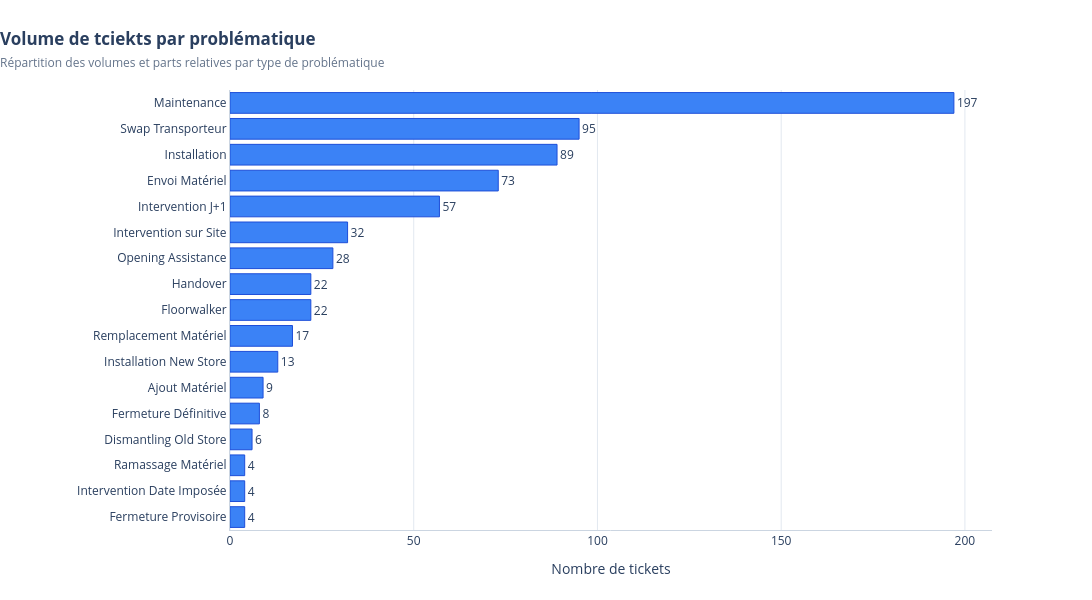

Notebook source saved alongside this figure:
### Code cell
# ============================================================
# 9.5 — Volume de lignes analytiques par problématique
# ============================================================

volume_problematiques = (
    df_clean
    .groupby("problematique")
    .size()
    .rename("nombre_lignes")
    .reset_index()
    .sort_values("nombre_lignes", ascending=True)
)

volume_problematiques["pourcentage"] = (
    volume_problematiques["nombre_lignes"]
    / volume_problematiques["nombre_lignes"].sum()
    * 100
).round(1)

volume_problematiques
import plotly.express as px

# 1. Optionnel mais recommandé : trier par ordre croissant pour que la plus grande barre soit en haut
volume_problematiques = volume_problematiques.sort_values("nombre_lignes", ascending=True)

# 2. Création du graphique en barres horizontales
fig_volume_problematiques = px.bar(
    volume_problematiques,
    x="nombre_lignes",
    y="problematique",
    orientation="h",
    text="nombre_lignes",
    title=(
        "<b>Volume de tciekts par problématique</b>"
        "<br><span style='font-size:12px; color:#64748b;'>Répartition des volumes et parts relatives par type de problématique</span>"
    ),
    labels={
        "problematique": "Problématique",
        "nombre_lignes": "Nombre de tickets"
    },
    hover_data={
        "pourcentage": ":.1f"
    }
)

# 3. Personnalisation avancée des barres et des infobulles
fig_volume_problematiques.update_traces(
    textposition="outside",
    cliponaxis=False,
    marker=dict(
        color="#3b82f6",  # Bleu pro
        line=dict(color="#1d4ed8", width=1) # Contour net pour du relief
    ),
    hovertemplate=(
        "<b>Problématique :</b> %{y}<br>"
        "<b>Nombre de lignes :</b> %{x}<br>"
        "<b>Part du volume :</b> %{customdata[0]:.1f}%"
        "<extra></extra>"
    )
)

# 4. Mise en page aux standards professionnels
fig_volume_problematiques.update_layout(
    template="plotly_white",
    height=max(600, len(volume_problematiques) * 35),
    width=1200,
    title={
        "x": 0.0,
        "xanchor": "left"  # Titre aligné à gauche pour un rendu plus moderne
    },
    xaxis=dict(
        title="Nombre de tickets",
        rangemode="tozero",
        showgrid=True,
        gridcolor="#e2e8f0", # Grille verticale pour faciliter la lecture
        linecolor="#cbd5e1"
    ),
    yaxis=dict(
        title="",
        categoryorder="array",
        categoryarray=volume_problematiques["problematique"].tolist(),
        showgrid=False,
        linecolor="#cbd5e1"
    ),
    margin=dict(t=90, b=70, l=230, r=100), # Marge gauche large préservée pour les libellés
    showlegend=False
)

fig_volume_problematiques.show()

### Figure 1 — Plotly figure (JSON) as saved in the notebook; plotly's stock layout.template omitted (floating-point values rounded to 4 significant figures)
{"data": [{"cliponaxis": false, "customdata": [[0.6], [0.6], [0.6], [0.9], [1.2], [1.3], [1.9], [2.5], [3.2], [3.2], [4.1], [4.7], [8.4], [10.7], [13.1], [14.0], [29.0]], "hovertemplate": "<b>Problématique :</b> %{y}<br><b>Nombre de lignes :</b> %{x}<br><b>Part du volume :</b> %{customdata[0]:.1f}%<extra></extra>", "legendgroup": "", "marker": {"color": "#3b82f6", "line": {"color": "#1d4ed8", "width": 1}, "pattern": {"shape": ""}}, "name": "", "orientation": "h", "showlegend": false, "text": [4.0, 4.0, 4.0, 6.0, 8.0, 9.0, 13.0, 17.0, 22.0, 22.0, 28.0, 32.0, 57.0, 73.0, 89.0, 95.0, 197.0], "textposition": "outside", "type": "bar", "x": [4, 4, 4, 6, 8, 9, 13, 17, 22, 22, 28, 32, 57, 73, 89, 95, 197], "xaxis": "x", "y": ["Fermeture Provisoire", "Intervention Date Imposée", "Ramassage Matériel", "Dismantling Old Store", "Fermeture Définitive", "Ajout Matériel", "Installation New Store", "Remplacement Matériel", "Floorwalker", "Handover", "Opening Assistance", "Intervention sur Site", "Intervention J+1", "Envoi Matériel", "Installation", "Swap Transporteur", "Maintenance"], "yaxis": "y"}], "layout": {"barmode": "relative", "height": 600, "legend": {"tracegroupgap": 0}, "margin": {"b": 70, "l": 230, "r": 100, "t": 90}, "showlegend": false, "title": {"text": "<b>Volume de tciekts par problématique</b><br><span style='font-size:12px; color:#64748b;'>Répartition des volumes et parts relatives par type de problématique</span>", "x": 0, "xanchor": "left"}, "width": 1200, "xaxis": {"anchor": "y", "domain": [0, 1], "gridcolor": "#e2e8f0", "linecolor": "#cbd5e1", "rangemode": "tozero", "showgrid": true, "title": {"text": "Nombre de tickets"}}, "yaxis": {"anchor": "x", "categoryarray": ["Fermeture Provisoire", "Intervention Date Imposée", "Ramassage Matériel", "Dismantling Old Store", "Fermeture Définitive", "Ajout Matériel", "Installation New Store", "Remplacement Matériel", "Floorwalker", "Handover", "Opening Assistance", "Intervention sur Site", "Intervention J+1", "Envoi Matériel", "Installation", "Swap Transporteur", "Maintenance"], "categoryorder": "array", "domain": [0, 1], "linecolor": "#cbd5e1", "showgrid": false, "title": {"text": ""}}}}
